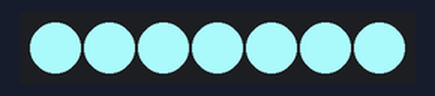
The sketch below on a simulated Arduino Uno, built with avr-gcc and run on an emulated ATmega328P. Parts: 7 RGB LEDs in strip order, left to right. Dim RGB values are drawn brighter than linear.

Above: at 0.05 s.
At 23.07 s:
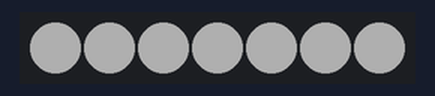
At 39.86 s:
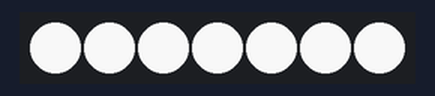
Timing chart, 0 to 40.0 s (numbered marks = the images above):
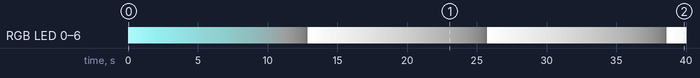

Measured:
- by itself, RGB LED 0–6: off → RGB(165, 242, 243) at 0.00 s, → RGB(163, 240, 241) 0.10 s later, → RGB(161, 238, 239) 0.10 s later, → RGB(159, 236, 237) 0.10 s later, … (398 changes in this stretch)

The sketch:

solma.ino
```cpp
/*

NeoPixel LEDs

modified on 7 May 2019
by Saeed Hosseini @ Electropeak
https://electropeak.com/learn/

*/

#include <Adafruit_NeoPixel.h>
#ifdef __AVR__
#include <avr/power.h> // Required for 16 MHz Adafruit Trinket
#endif

#define PIN        6
#define NUMPIXELS 7


Adafruit_NeoPixel pixels(NUMPIXELS, PIN, NEO_GRB + NEO_KHZ800);

#define DELAYVAL 500 // Time (in milliseconds) to pause between pixels

void NeoFade(int FadeSpeed)
{
int fspeed;
for (int i = 0; i < NUMPIXELS; i++) { pixels.setPixelColor(i, 165, 242, 243); } for (int j = 255; j > 0; j=j-2)
{
pixels.setBrightness(j);
pixels.show();
delay(FadeSpeed);
}
}

void setup() {
pixels.begin();
}

void loop() {
NeoFade(100);
}
```
